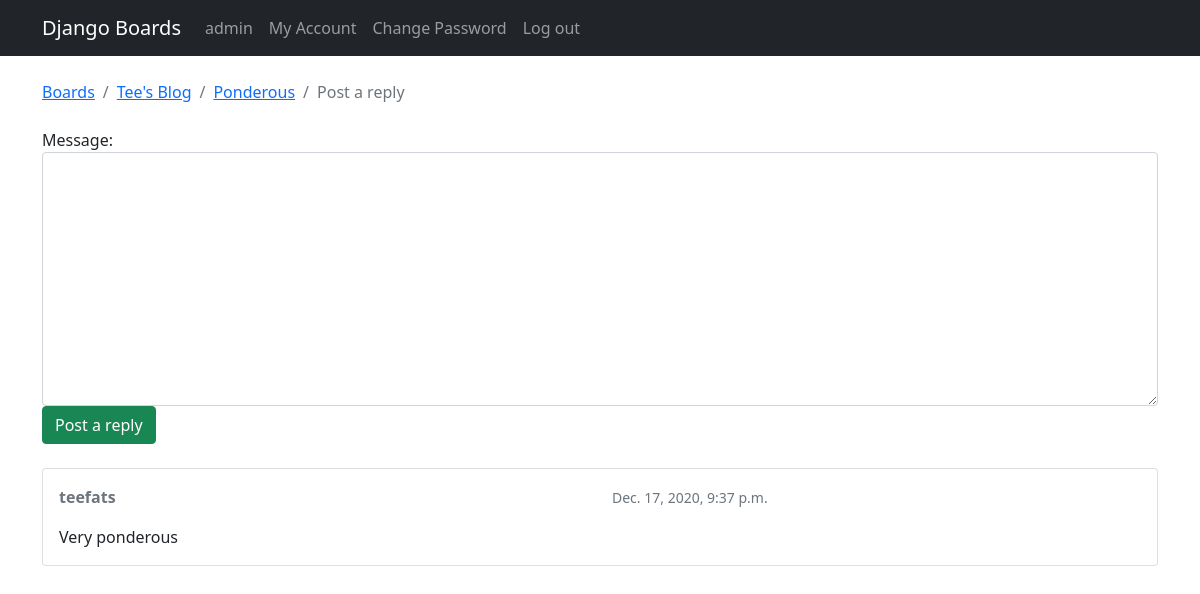
The page /boards/1/topics/10/reply/ (signed in) on the database as committed earlier.
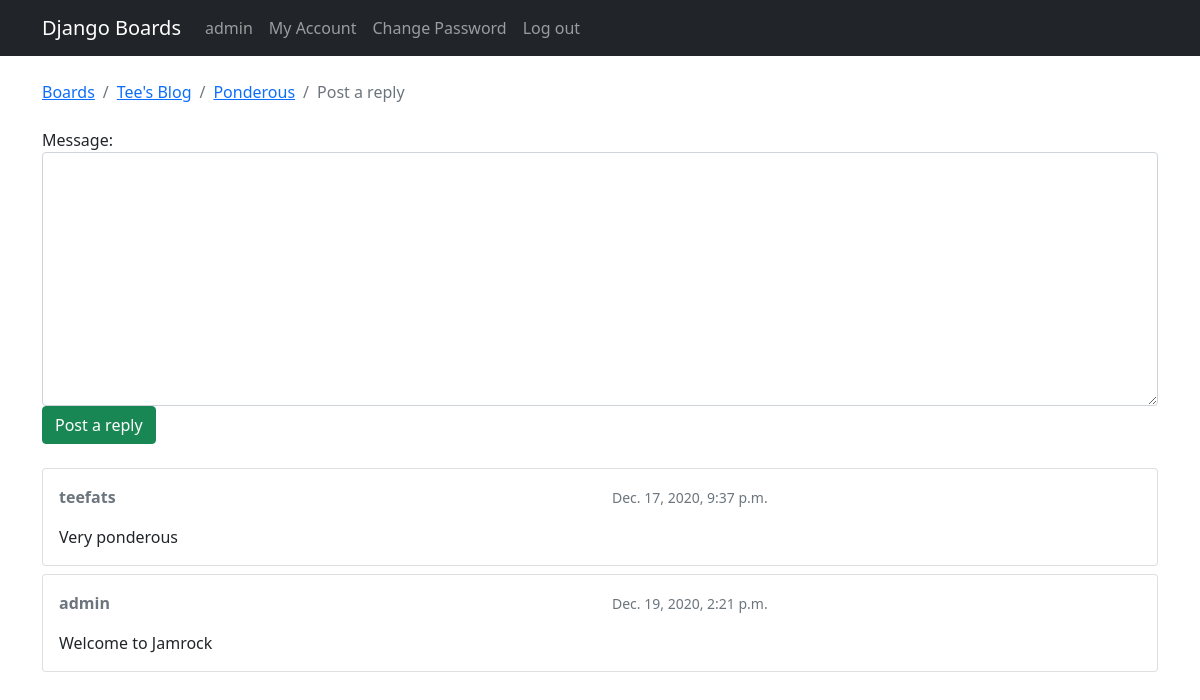
The same page on the database as committed later.
### boards/models.py (models this page shows, shortened)
class Post(models.Model):
    message= models.TextField(max_length=4000)
    topic = models.ForeignKey(Topic, related_name='posts', on_delete=CASCADE)
    created_at = models.DateTimeField(auto_now_add=True)
    updated_at =models.DateTimeField(null=True)
    created_by = models.ForeignKey(User, related_name='posts', on_delete=CASCADE)
    updated_by = models.ForeignKey(User, null=True, related_name='+', on_delete=CASCADE)

### boards/views.py (the view)
# urls.py: url(r'^boards/(?P<pk>\d+)/topics/(?P<topic_pk>\d+)/reply/$', views.reply_topic, name='reply_topic'),
@login_required
def reply_topic(request, pk, topic_pk):
    topic = get_object_or_404(Topic, board__pk=pk, pk=topic_pk)
    if request.method == 'POST':
        form = PostForm(request.POST)
        if form.is_valid():
            post = form.save(commit=False)
            post.topic = topic
            post.created_by = request.user
            post.save()
            topic.last_updated = timezone.now()
            topic.save()
            topic_url = reverse('topic_posts', kwargs={'pk': pk, 'topic_pk': topic_pk})
            topic_post_url = '{url}?page={page}#{id}'.format(
                url=topic_url,
                id=post.pk,
                page=topic.get_page_count()
            )
            return redirect(topic_post_url)
    else:
        form = PostForm()
    return render(request, 'reply_topic.html', {'topic': topic, 'form': form})

### boards/forms.py
class PostForm(forms.ModelForm):
    class Meta:
        model = Post
        fields = ['message',]

### boards/templatetags/form_tags.py (called while the page is built)
@register.filter
def input_class(bound_field):
    css_class = ''
    if bound_field.form.is_bound:
        if bound_field.errors:
            css_class = 'is-invalid'
        elif field_type(bound_field) != 'PasswordInput':
            css_class = 'is-valid'
    return 'form-control {}'.format(css_class)

### templates/reply_topic.html (shortened to what this page needs)
{% extends 'base.html' %}
{% load static %}
{% block breadcrumb %}
  <li class="breadcrumb-item"><a href="{% url 'home' %}">Boards</a></li>
  <li class="breadcrumb-item"><a href="{% url 'board_topics' topic.board.pk %}">{{ topic.board.name }}</a></li>
  <li class="breadcrumb-item"><a href="{% url 'topic_posts' topic.board.pk topic.pk %}">{{ topic.subject }}</a></li>
  <li class="breadcrumb-item active">Post a reply</li>
{% endblock %}
{% block content %}
  <form method="post" class="mb-4" novalidate>
    {% include 'includes/form.html' %}
    <button type="submit" class="btn btn-success">Post a reply</button>
  </form>
  {% for post in topic.posts.all %}
    <div class="card mb-2">
      <div class="card-body p-3">
        <div class="row mb-3">
          <div class="col-6">
            <strong class="text-muted">{{ post.created_by.username }}</strong>
          </div>
          <div class="col-6 text-right">
            <small class="text-muted">{{ post.created_at }}</small>
          </div>
        </div>
        {{ post.message }}
      </div>
    </div>
  {% endfor %}
{% endblock %}

Rows that differ between the two databases and show on the page:
added Post: created_by.username "admin", created_at "Dec. 19, 2020, 2:21 p.m.", message "Welcome to Jamrock"
